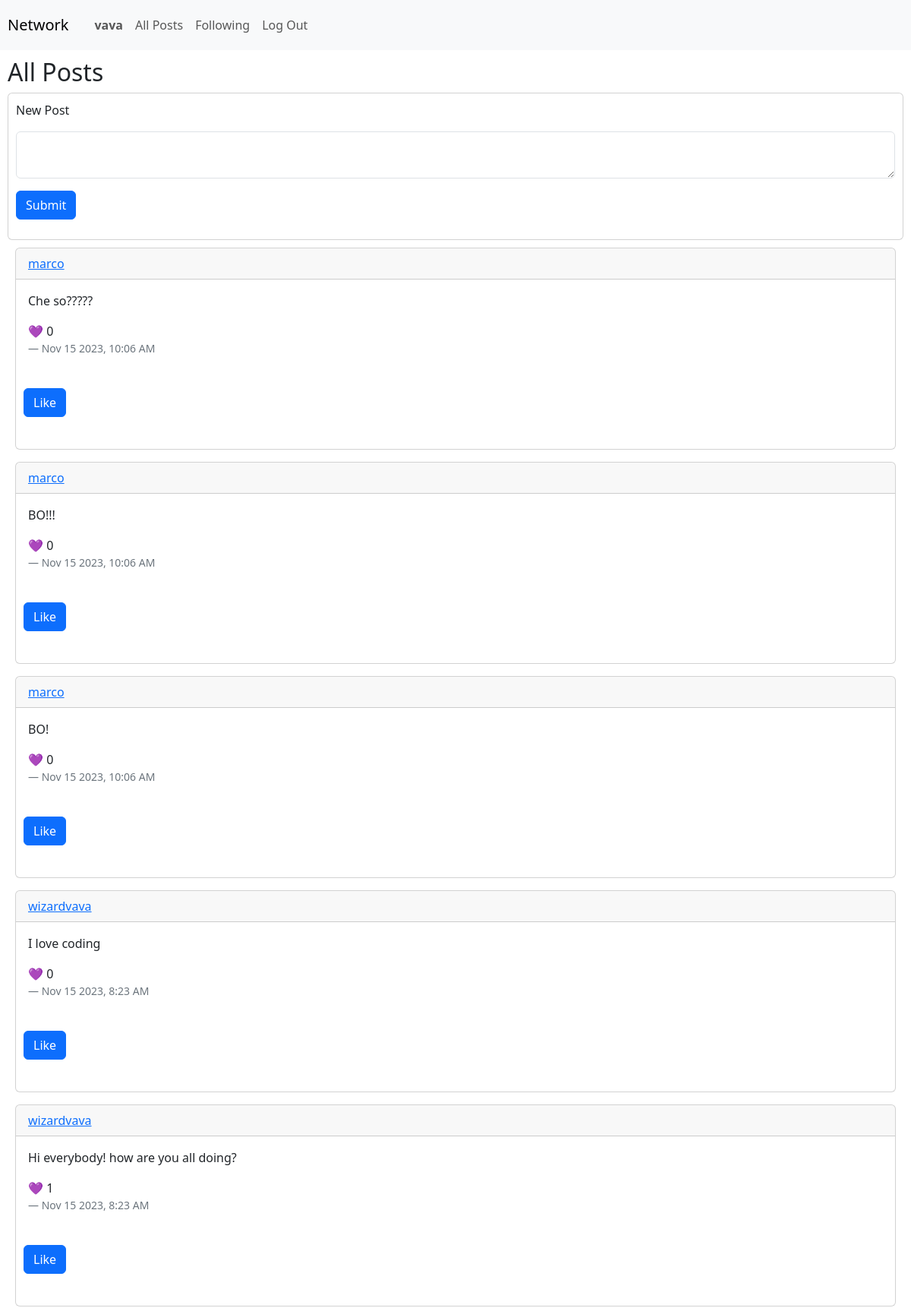
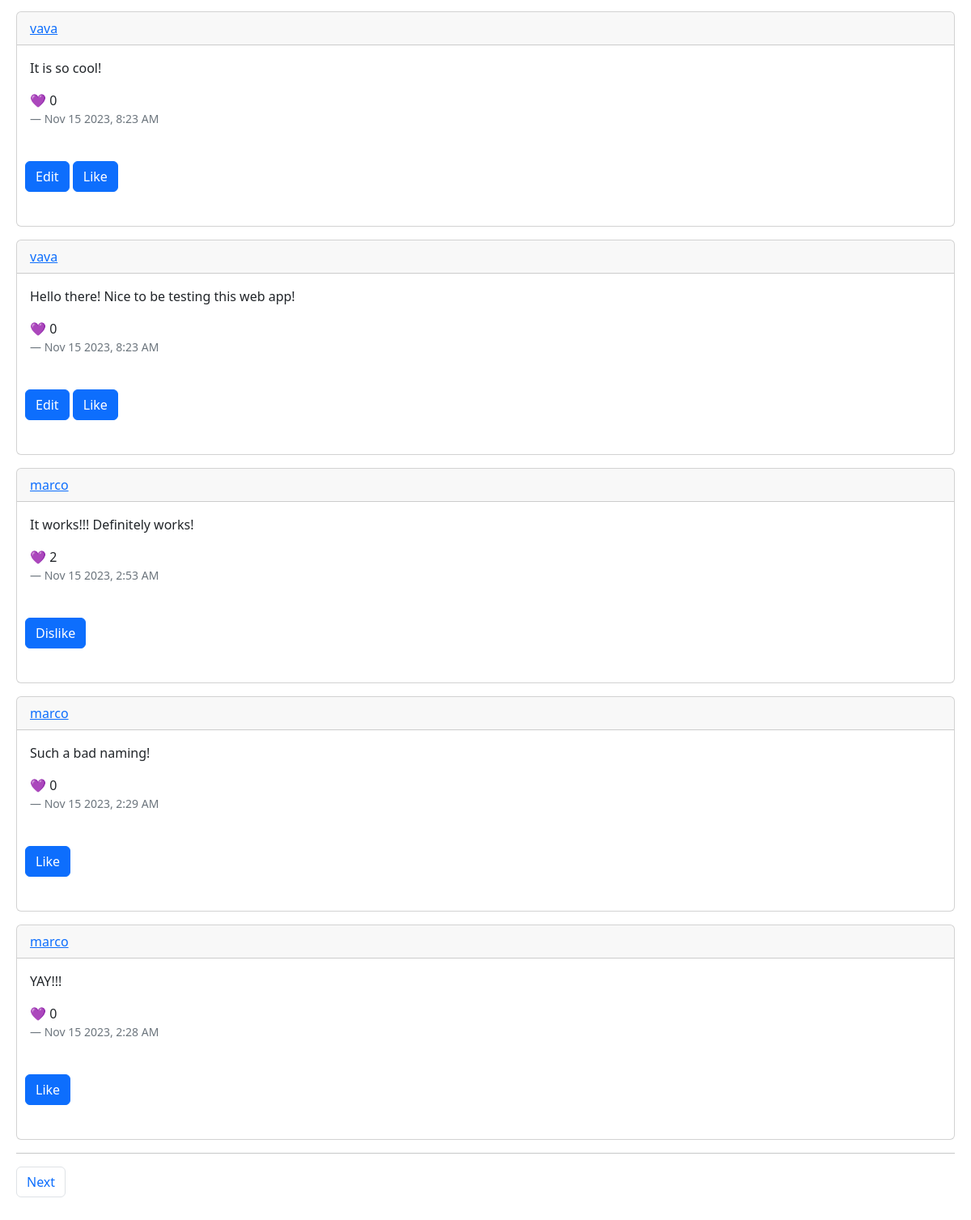
Screenshot of / (signed in) with the database file from the repository (2 pictures, top to bottom).
### network/models.py (models this page shows, shortened)
class User(AbstractUser):
    pass

class Post(models.Model):
    user = models.ForeignKey(User, on_delete=models.CASCADE, related_name='posts')
    timestamp = models.CharField(max_length=64)
    content = models.CharField(max_length=140)
    likes = models.IntegerField(default=0)

### network/views.py (the view, shortened to what this page needs)
# urls.py: path("", views.index, name="index"),
def index(request):
    header = "All Posts"
    if request.method == "GET":
        likes = Like.objects.all()
        posts = Post.objects.all().order_by("-id")
        paginator = Paginator(posts, 10)
        page_number = request.GET.get('page')
        page_obj = paginator.get_page(page_number)
        liked_post = list()
        try:
            for like in likes:
                if request.user.id == like.user.id:
                    liked_post.append(like.post.id)
        except:
            liked_post = []
        return render(request, "network/index.html", {
            "posts": page_obj, "comments": True, "header": header, "likes": liked_post})

### network/templates/network/index.html (shortened to what this page needs)
{% extends "network/layout.html" %}
{% block body %}
    <h2 id="header">{{ header }}</h2>
    {% if user.is_authenticated %}
        {% if comments == True %}
            <div class="card padding">
                <p>New Post</p>
                <form action="{% url 'index' %}" method="post">
                    <div class="mb-3">
                        <textarea class="form-control" name="content" id="content"></textarea>
                    </div>
                    <div class="mb-3">
                        <input type="submit" value="Submit" class="btn btn-primary" id="postingBtn">
                    </div>
                </form>
            </div>
        {% endif %}
        <div class="padding">
            {% for post in posts %}
                <div class="card mb-3">
                    <div class="card-header">
                        <a href="{% url 'user_page' user=post.user.id %}">{{ post.user }}</a>
                    </div>
                    <div class="card-body">
                        <p class="card-text">{{ post.content }}</p>
                        <p class="card-text">&#128156 {{ post.likes }}</p>
                        <footer class="blockquote-footer">{{ post.timestamp}}</footer>
                    </div>
                    <div class="mb-3 padding">
                        {% if user.id == post.user.id %}
                        <button type="button" class="btn btn-primary mb-3" id="editBtn{{ post.id }}" onclick="showEdit({{ post.id }})">Edit</button>
                        {% endif %}
                        {% if post.id in likes %}
                            <button class="btn btn-primary mb-3" id="likeBtn{{ post.id }}" onclick="dislike({{ post.id }})">Dislike</button>
                        {% else %}
                            <button class="btn btn-primary mb-3" id="likeBtn{{ post.id }}" onclick="like({{ post.id }})">Like</button>
                        {% endif %}
                    </div>
                </div>
            {% endfor %}
            <hr>
            <div>
                <nav aria-label="Page navigation example">
                    <ul class="pagination">
                        {% if posts.has_next %}
                            <li class="page-item"><a class="page-link" href="?page={{ posts.next_page_number }}">Next</a></li>
                        {% endif %}
                    </ul>
                </nav>
            </div>
        </div>
    {% endif %}
{% endblock %}

### network/templates/network/layout.html (shortened to what this page needs)
{% load static %}
<!DOCTYPE html>
<html lang="en">
    <head>
        <link href="https://cdn.jsdelivr.net/npm/bootstrap@5.3.2/dist/css/bootstrap.min.css" rel="stylesheet">
        <link href="{% static 'network/styles.css' %}" rel="stylesheet">
    </head>
    <body>
        <nav class="navbar navbar-expand-lg navbar-light bg-light">
            <a class="navbar-brand padding" href="#">Network</a>
            <div>
              <ul class="navbar-nav mr-auto">
                {% if user.is_authenticated %}
                    <li class="nav-item">
                        <a class="nav-link" href="{% url 'user_page' user=user.id %}"><strong>{{ user.username }}</strong></a>
                    </li>
                {% endif %}
                <li class="nav-item">
                  <a class="nav-link" href="{% url 'index' %}">All Posts</a>
                </li>
                {% if user.is_authenticated %}
                    <li class="nav-item">
                        <a class="nav-link" href="{% url 'following' %}">Following</a>
                    </li>
                    <li class="nav-item">
                        <a class="nav-link" href="{% url 'logout' %}">Log Out</a>
                    </li>
                {% endif %}
              </ul>
            </div>
          </nav>
        <div class="body padding">
            {% block body %}
            {% endblock %}
        </div>
    </body>
</html>

### network/static/network/styles.css (style rules this page uses)
.padding { padding: 10px; }

### rows the page displays
User: username "vava"
Post: user "marco", content "Che so?????", likes "0", timestamp "Nov 15 2023, 10:06 AM"
Post: user "marco", content "BO!!!", likes "0", timestamp "Nov 15 2023, 10:06 AM"
Post: user "marco", content "BO!", likes "0", timestamp "Nov 15 2023, 10:06 AM"
Post: user "wizardvava", content "I love coding", likes "0", timestamp "Nov 15 2023, 8:23 AM"
Post: user "wizardvava", content "Hi everybody! how are you all doing?", likes "1", timestamp "Nov 15 2023, 8:23 AM"
Post: user "vava", content "It is so cool!", likes "0", timestamp "Nov 15 2023, 8:23 AM"
Post: user "vava", content "Hello there! Nice to be testing this web app!", likes "0", timestamp "Nov 15 2023, 8:23 AM"
Post: user "marco", content "It works!!! Definitely works!", likes "2", timestamp "Nov 15 2023, 2:53 AM"
Post: user "marco", content "Such a bad naming!", likes "0", timestamp "Nov 15 2023, 2:29 AM"
Post: user "marco", content "YAY!!!", likes "0", timestamp "Nov 15 2023, 2:28 AM"

### other values shown
{{ header }} "All Posts"
